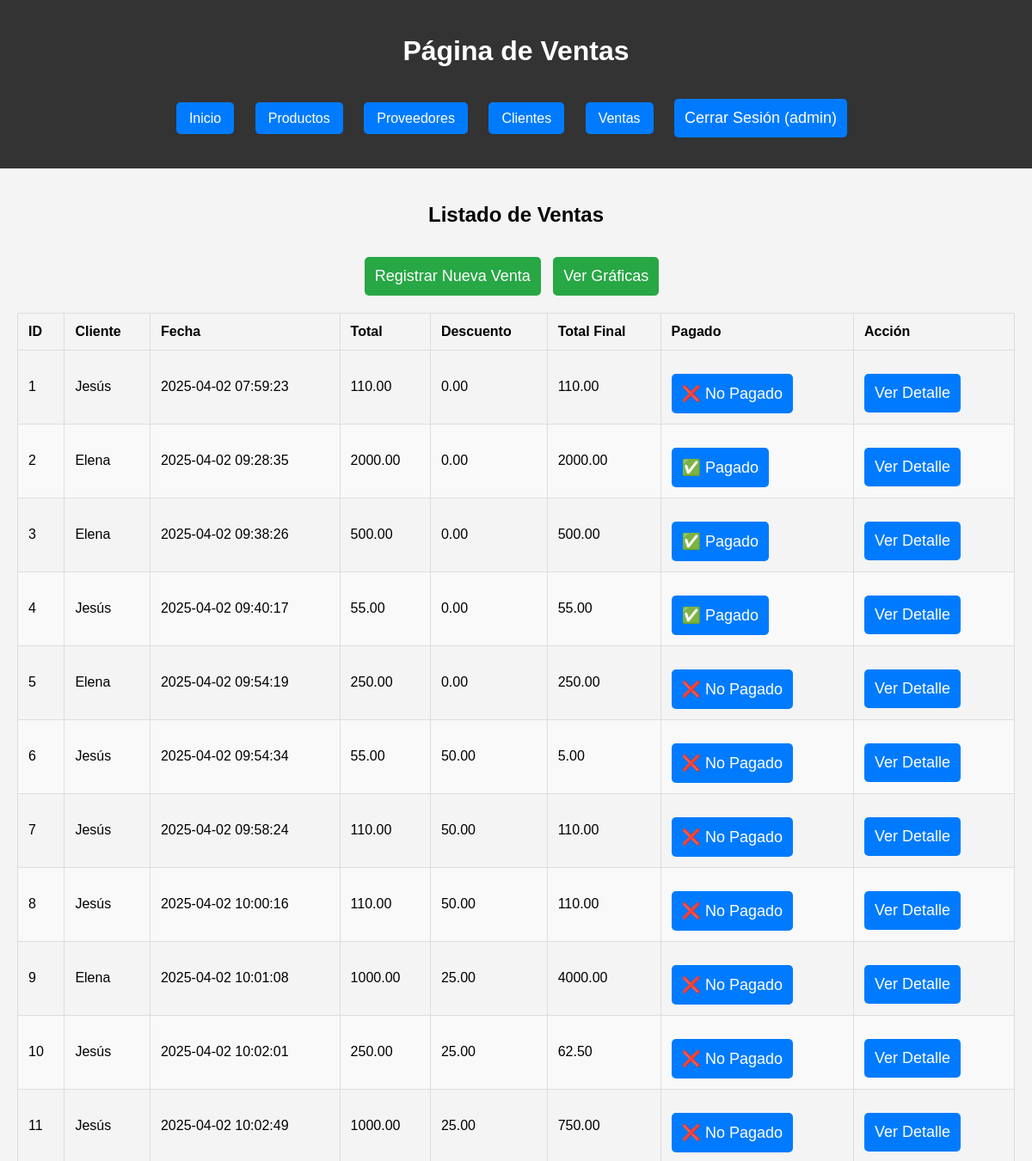
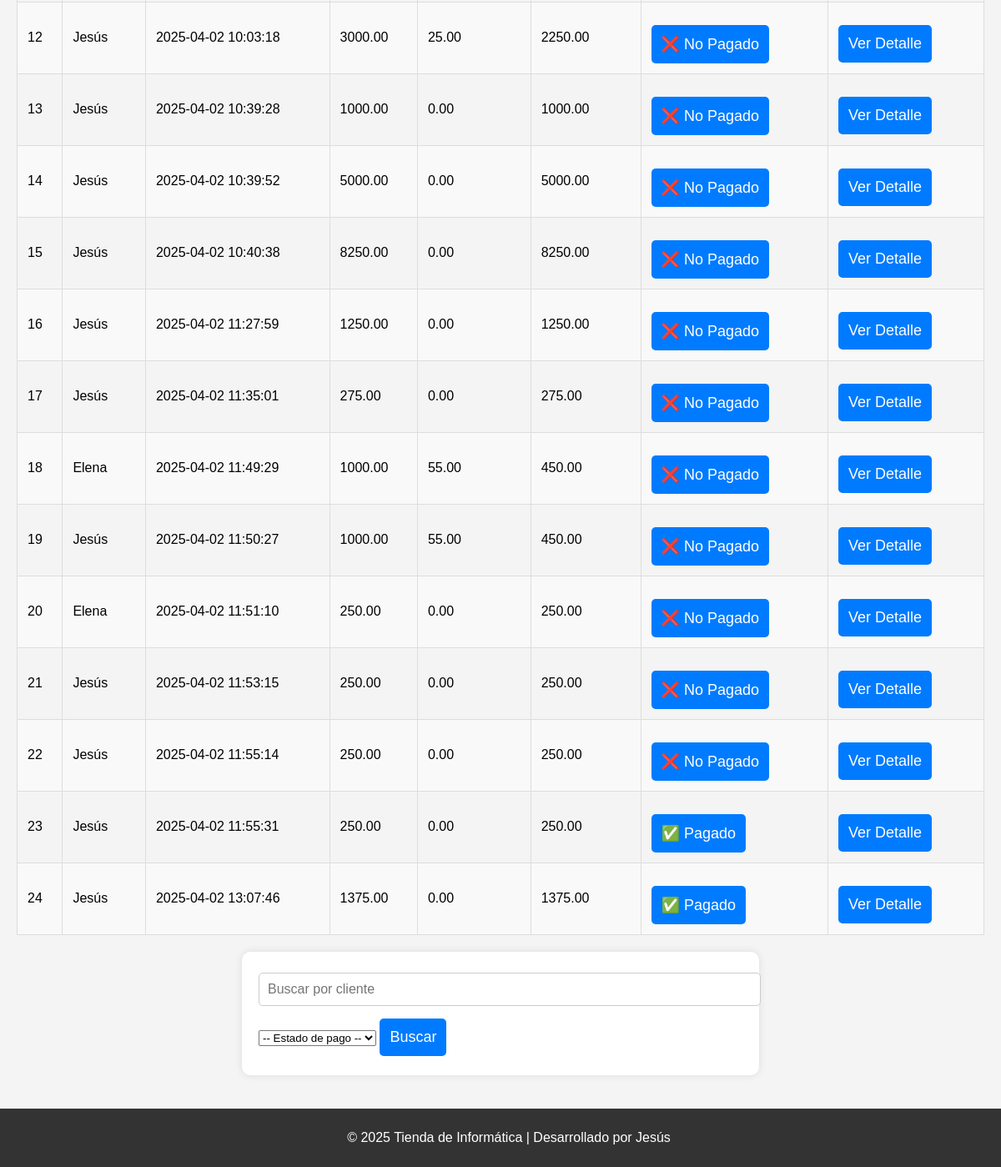
/ventas (signed in), run on the app's committed database (2 pictures, top to bottom).
### db.py (models this page shows)
class Venta(Base):
    __tablename__ = "Venta"
    id = Column(Integer, primary_key=True)
    cliente_id = Column(Integer, ForeignKey("Cliente.id"), nullable=False)
    fecha = Column(DateTime, default=func.current_timestamp())
    total = Column(Numeric(10, 2), nullable=False)
    descuento = Column(Numeric(10, 2), default=Decimal('0.00'))
    total_final = Column(Numeric(10, 2), nullable=False)
    pagado = Column(Boolean, default=False)
    cliente = relationship("Cliente", back_populates="ventas")
    detalles = relationship("DetalleVenta", back_populates="venta")

class Cliente(Base):
    __tablename__ = "Cliente"
    id = Column(Integer, primary_key=True)
    nombre = Column(String(150), unique=True, nullable=False)
    contacto = Column(String(150))
    telefono = Column(String(20))
    email = Column(String(150), unique=True)
    ventas = relationship("Venta", back_populates="cliente")

### main.py (the view)
@app.route('/ventas')
@login_required
def ventas():
    ventas = sesion.query(Venta).all()
    return render_template('ventas/ventas.html',ventas=ventas)

### db.py (called while the page is built)
def login_required(f):
    @wraps(f)
    def decorated_function(*args, **kwargs):
        if 'usuario' not in session:
            flash('Por favor, inicie sesión para acceder a esta página.', 'error')
            return redirect(url_for('login'))
        return f(*args, **kwargs)
    return decorated_function

### templates/ventas/ventas.html (shortened to what this page needs)
{% extends "base.html" %}
{% block header %}Página de Ventas{% endblock %}
{% block content %}
<h2>Listado de Ventas</h2>
<a href="{{ url_for('ventas.nueva_venta') }}" class="btn btn-add">Registrar Nueva Venta</a>
<table>
    <thead>
        <tr>
            <th>ID</th>
            <th>Cliente</th>
            <th>Fecha</th>
            <th>Total</th>
            <th>Descuento</th>
            <th>Total Final</th>
            <th>Pagado</th>
            <th>Acción</th>
        </tr>
    </thead>
    <tbody>
        <a href="{{ url_for('ventas.graficas') }}" class="btn btn-add">Ver Gráficas</a>
        {% for venta in ventas %}
        <tr>
            <td>{{ venta.id }}</td>
            <td>{{ venta.cliente.nombre }}</td>
            <td>{{ venta.fecha }}</td>
            <td>{{ venta.total }}</td>
            <td>{{ venta.descuento }}</td>
            <td>{{ venta.total_final }}</td>
            <td>
                {% if venta.pagado %}
                    <button onclick="cambiarEstadoPago({{ venta.id }}, false)">✅ Pagado</button>
                {% else %}
                    <button onclick="cambiarEstadoPago({{ venta.id }}, true)">❌ No Pagado</button>
                {% endif %}
            </td>
            <td>
                <a href="{{ url_for('ventas.ver_detalle_venta', venta_id=venta.id) }}" class="btn">Ver Detalle</a>
            </td>
        </tr>
        {% endfor %}
    </tbody>
</table>
<form method="GET" action="{{ url_for('ventas.ventas') }}">
    <input type="text" name="cliente" placeholder="Buscar por cliente">
    <select name="pagado">
        <option value="">-- Estado de pago --</option>
    </select>
    <button type="submit">Buscar</button>
</form>
{% endblock %}

### static/estilos.css (style rules this page uses)
body { font-family: Arial, sans-serif; margin: 0; padding: 0; background-color: #f4f4f4; text-align: center; }
form { width: 50%; margin: 20px auto; background: white; padding: 20px; border-radius: 10px; box-shadow: 0px 0px 10px rgba(0, 0, 0, 0.1); text-align: left; }
input, textarea { width: 100%; padding: 10px; margin-top: 5px; border: 1px solid #ccc; border-radius: 5px; font-size: 16px; margin-right: 20px; }
select { margin-bottom: 15px; }
button, .btn { background: #007BFF; color: white; padding: 12px; border: none; margin-top: 15px; cursor: pointer; font-size: 18px; border-radius: 5px; transition: 0.3s; text-decoration: none; display: inline-block; margin-right: 10px; }
.btn-add { background: #28a745; }
table { width: 100%; border-collapse: collapse; margin: 20px 0; font-size: 16px; text-align: left; }
th, td { padding: 12px; border: 1px solid #ddd; }
th { background-color: #f4f4f4; font-weight: bold; }
tr:nth-child(even) { background-color: #f9f9f9; }

### data on the page
Venta: id "1", cliente.nombre "Jesús", fecha "2025-04-02 07:59:23", total "110.00", descuento "0.00", total_final "110.00"
Venta: id "2", cliente.nombre "Elena", fecha "2025-04-02 09:28:35", total "2000.00", descuento "0.00", total_final "2000.00"
Venta: id "3", cliente.nombre "Elena", fecha "2025-04-02 09:38:26", total "500.00", descuento "0.00", total_final "500.00"
Venta: id "4", cliente.nombre "Jesús", fecha "2025-04-02 09:40:17", total "55.00", descuento "0.00", total_final "55.00"
Venta: id "5", cliente.nombre "Elena", fecha "2025-04-02 09:54:19", total "250.00", descuento "0.00", total_final "250.00"
Venta: id "6", cliente.nombre "Jesús", fecha "2025-04-02 09:54:34", total "55.00", descuento "50.00", total_final "5.00"
Venta: id "7", cliente.nombre "Jesús", fecha "2025-04-02 09:58:24", total "110.00", descuento "50.00", total_final "110.00"
Venta: id "8", cliente.nombre "Jesús", fecha "2025-04-02 10:00:16", total "110.00", descuento "50.00", total_final "110.00"
Venta: id "9", cliente.nombre "Elena", fecha "2025-04-02 10:01:08", total "1000.00", descuento "25.00", total_final "4000.00"
Venta: id "10", cliente.nombre "Jesús", fecha "2025-04-02 10:02:01", total "250.00", descuento "25.00", total_final "62.50"
Venta: id "11", cliente.nombre "Jesús", fecha "2025-04-02 10:02:49", total "1000.00", descuento "25.00", total_final "750.00"
Venta: id "12", cliente.nombre "Jesús", fecha "2025-04-02 10:03:18", total "3000.00", descuento "25.00", total_final "2250.00"
Venta: id "13", cliente.nombre "Jesús", fecha "2025-04-02 10:39:28", total "1000.00", descuento "0.00", total_final "1000.00"
Venta: id "14", cliente.nombre "Jesús", fecha "2025-04-02 10:39:52", total "5000.00", descuento "0.00", total_final "5000.00"
Venta: id "15", cliente.nombre "Jesús", fecha "2025-04-02 10:40:38", total "8250.00", descuento "0.00", total_final "8250.00"
Venta: id "16", cliente.nombre "Jesús", fecha "2025-04-02 11:27:59", total "1250.00", descuento "0.00", total_final "1250.00"
Venta: id "17", cliente.nombre "Jesús", fecha "2025-04-02 11:35:01", total "275.00", descuento "0.00", total_final "275.00"
Venta: id "18", cliente.nombre "Elena", fecha "2025-04-02 11:49:29", total "1000.00", descuento "55.00", total_final "450.00"
Venta: id "19", cliente.nombre "Jesús", fecha "2025-04-02 11:50:27", total "1000.00", descuento "55.00", total_final "450.00"
Venta: id "20", cliente.nombre "Elena", fecha "2025-04-02 11:51:10", total "250.00", descuento "0.00", total_final "250.00"
Venta: id "21", cliente.nombre "Jesús", fecha "2025-04-02 11:53:15", total "250.00", descuento "0.00", total_final "250.00"
Venta: id "22", cliente.nombre "Jesús", fecha "2025-04-02 11:55:14", total "250.00", descuento "0.00", total_final "250.00"
Venta: id "23", cliente.nombre "Jesús", fecha "2025-04-02 11:55:31", total "250.00", descuento "0.00", total_final "250.00"
Venta: id "24", cliente.nombre "Jesús", fecha "2025-04-02 13:07:46", total "1375.00", descuento "0.00", total_final "1375.00"

### other printed values
{{ session['usuario'] }} "admin"
